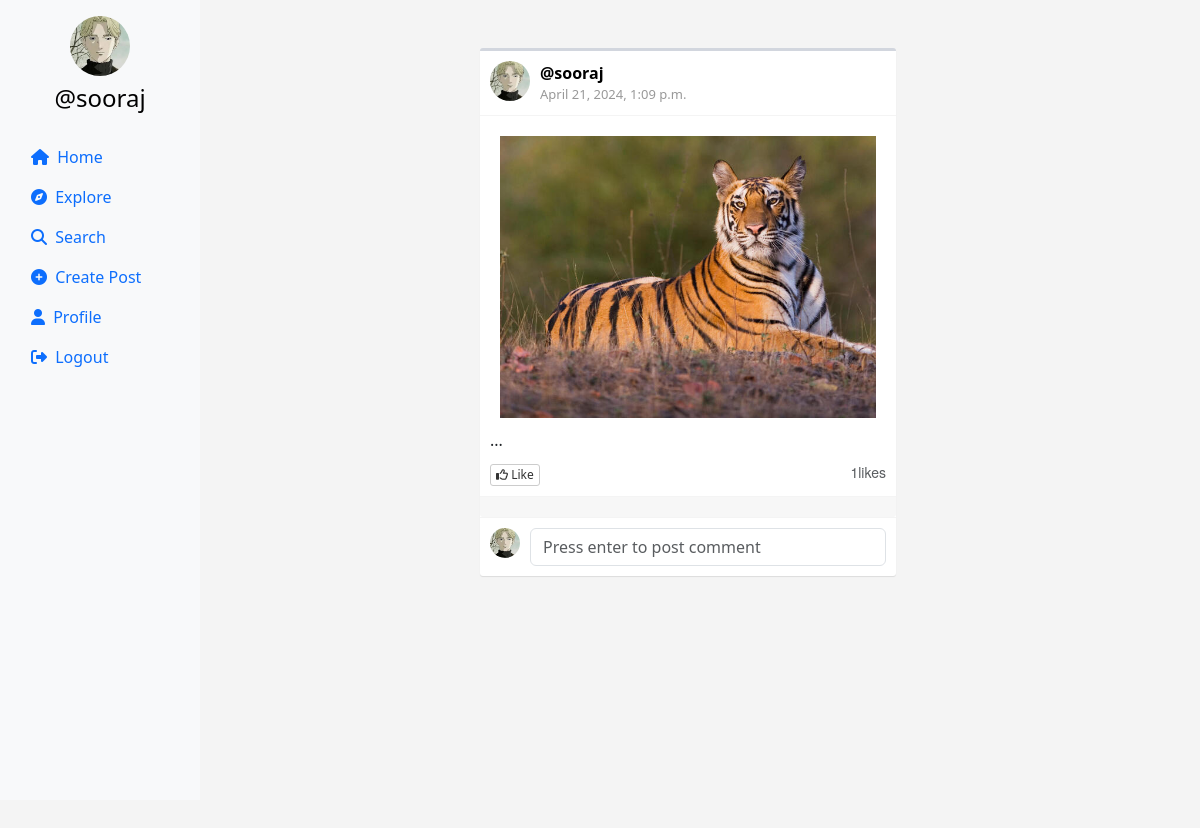
Page /social/view_post/e0d4087b-f358-4452-99d9-0787ccdcc5b5 (signed in) on the committed database.
### social/models.py (models this page shows, shortened)
class Profile(models.Model):
    user = models.ForeignKey(User, on_delete=models.CASCADE)
    id_user = models.IntegerField(primary_key=True, default=0)
    bio = models.TextField(blank=True, default='')
    profileimg = models.ImageField(upload_to='profile_images', default='blank-profile-picture.png')
    location = models.CharField(max_length=100, blank=True, default='')

class Post(models.Model):
    id = models.UUIDField(primary_key=True, default=uuid.uuid4)
    user = models.CharField(max_length=100)
    image = models.ImageField(upload_to='post_images')
    caption = models.TextField()
    created_at = models.DateTimeField(default=datetime.now)
    no_of_likes = models.IntegerField(default=0)

### social/views.py (the view)
# urls.py: path('view_post/<str:id>',views.view_post,name="view_post"),
def view_post(request,id):
    post=Post.objects.get(id=id)
    profile = Profile.objects.get(user=request.user)
    context={
        'post':post,
        'profile':profile
    }
    return render(request,"view_posts.html",context)

### social/templates/view_posts.html (shortened to what this page needs)
<!DOCTYPE html>
{% load static %}
<html lang="en">
<head>
    <link rel="stylesheet" href="https://stackpath.bootstrapcdn.com/bootstrap/4.0.0/js/bootstrap.bundle.min.js">
    <link rel="stylesheet" href="https://maxcdn.bootstrapcdn.com/bootstrap/4.0.0/css/bootstrap.min.css">
    <link rel="stylesheet" href="https://cdnjs.cloudflare.com/ajax/libs/font-awesome/4.0.3/css/font-awesome.css">
    <link rel="stylesheet" href="https://maxcdn.bootstrapcdn.com/bootstrap/4.5.2/css/bootstrap.min.css">
    <link href="https://cdn.jsdelivr.net/npm/bootstrap@5.0.2/dist/css/bootstrap.min.css" rel="stylesheet"
>
    <link href="https://cdn.jsdelivr.net/npm/bootstrap@5.3.3/dist/css/bootstrap.min.css" rel="stylesheet">
    <link rel="stylesheet" href="{% static 'css/app.css' %}">
</head>
<body>
  <nav class="col-md-2 d-none d-md-block sidebar" style="position: fixed;">
            <div class="text-center mt-3">
                <img src="{{profile.profileimg.url}}" alt="Profile Picture" class="profile-pic">
                <h4 class="mt-2"><a href="profile/{{user}}" style="text-decoration:none;">@{{user}}</a></h4>
            </div>
            <ul class="nav flex-column mt-4">
                <li class="nav-item">
                    <a class="nav-link active" href="{% url 'home' %}">
                        <i class="fa-solid fa-house mr-1"></i> Home
                    </a>
                </li>
                <li class="nav-item">
                    <a class="nav-link" href="{% url 'explore' %}">
                        <i class="fa-solid fa-compass mr-1"></i> Explore
                    </a>
                </li>
                <li class="nav-item">
                    <a class="nav-link" href="#" data-bs-toggle="modal" data-bs-target="#exampleModal3">
                        <i class="fa-solid fa-magnifying-glass mr-1"></i> Search
                    </a>
                </li>
                <li class="nav-item">
                    <a class="nav-link" href="#" data-bs-toggle="modal" data-bs-target="#exampleModal"
                        data-bs-whatever="@getbootstrap">
                        <i class="fa-solid fa-circle-plus mr-1"></i> Create Post
                    </a>
                </li>
                <li class="nav-item">
                    <a class="nav-link" href="/social/profile/{{user}}">
                        <i class="fa-solid fa-user mr-1"></i> Profile
                    </a>
                </li>
                <li class="nav-item">
                    <a class="nav-link" href="{% url 'logoutuser' %}">
                        <i class="fa-solid fa-right-from-bracket mr-1"></i> Logout
                    </a>
                </li>
            </ul>
        </nav>
    <div class="page-content page-container" id="page-content" style="margin-left:200px;">
        <div class="padding">
            <div class="row container d-flex justify-content-center">
                <div class="col-md-6">
                    <div class="box box-widget">
                        <div class="box-header with-border">
                            <div class="user-block"><img class="img-circle" src="{{profile.profileimg.url}}" alt="User Image"> <span class="username"><a href="/social/profile/{{post.user}}" data-abc="true">@{{post.user}}</a></span> <span class="description">{{post.created_at}}</span>  </div>
                        </div>
                        {% if post.image %}
                        <div class="box-body"> <img class="img-responsive pad" src="{{post.image.url}}" alt="Photo" width="600px;" height="600px;">
                            <p>{{post.caption}}</p>  <button type="button" class="btn btn-default btn-xs"><i class="fa fa-thumbs-o-up"></i> Like</button>  <span class="pull-right text-muted">{{post.no_of_likes}}likes</span>
                        </div>
                        {% endif%}
                        <div class="box-footer box-comments">
                        </div>
                        <div class="box-footer">
                            <form action="#" method="post"> <img class="img-responsive img-circle img-sm" src="{{profile.profileimg.url}}" alt="Alt Text">
                                <div class="img-push"> <input type="text" class="form-control input-sm" placeholder="Press enter to post comment"> </div>
                            </form>
                        </div>
                    </div>
                </div>
            </div>
        </div>
    </div>
</body>
</html>

### social/templates/view_posts.html (style rules this page uses)
.sidebar { background-color: #f8f9fa; height: 100vh; color: black; }
.profile-pic { width: 60px; height: 60px; border-radius: 50%; object-fit: cover; }
a { color: black; }
.container { margin-bottom:500px }
body { background-color: #f4f4f4; }
.padding { padding: 3rem }
.box-widget { border: none;position: relative }
.box { position: relative;border-radius: 3px;background: #ffffff;border-top: 3px solid #d2d6de;margin-bottom: 20px;width: 100%;box-shadow: 0 1px 1px rgba(0,0,0,0.1) }
.box-header.with-border { border-bottom: 1px solid #f4f4f4 }
.box-header { color: #444;display: block;padding: 10px;position: relative }
.user-block img { width: 40px;height: 40px;float: left }
.img-circle { border-radius: 50% }
.user-block .username { font-size: 16px;font-weight: 600 }
.username a { text-decoration:none }
.user-block .username, .user-block .description, .user-block .comment { display: block;margin-left: 50px }
.user-block .description { color: #999;font-size: 13px }
.user-block:after { clear: both }
.user-block:before, .user-block:after { content: "";display: table }
.btn { border-radius: 3px;-webkit-box-shadow: none;box-shadow: none;border: 1px solid transparent }
.box-header:after, .box-body:after, .box-footer:after { clear: both }
.box-body { border-top-left-radius: 0;border-top-right-radius: 0;border-bottom-right-radius: 3px;border-bottom-left-radius: 3px;padding: 10px }
.pad { padding: 10px }
.img-responsive, .thumbnail a>img, .thumbnail>img { display: block;max-width: 100%;height: auto }
p { margin: 0 0 10px }
.btn-default { background-color: #f4f4f4;color: #444;border-color: #ddd }
.btn-group-xs>.btn, .btn-xs { padding: 1px 5px;font-size: 12px;line-height: 1.5;border-radius: 3px }
.btn-default { color: #333;background-color: #fff;border-color: #ccc }
.pull-right { float: right!important }
.text-muted { color: #777;font-family: "Helvetica Neue",Helvetica,Arial,sans-serif;font-size: 14px;line-height: 1.42857143;color: #333;background-color: #fff }
.box-comments { background: #f7f7f7 }
.box-footer { border-top-left-radius: 0;border-top-right-radius: 0;border-bottom-right-radius: 3px;border-bottom-left-radius: 3px;border-top: 1px solid #f4f4f4;padding: 10px }
.img-sm, .box-comments .box-comment img, .user-block.user-block-sm img { width: 30px !important;height: 30px !important }
.img-sm, .img-md, .img-lg, .box-comments .box-comment img, .user-block.user-block-sm img { float: left }
.box-header:before, .box-body:before, .box-footer:before, .box-header:after, .box-body:after, .box-footer:after { content: "";display: table }
.img-sm { float: left }
.img-sm+.img-push { margin-left: 40px }

### rows in the picture
Profile: profileimg (picture)
Post: user "sooraj", created_at "April 21, 2024, 1:09 p.m.", image (picture), caption "...", no_of_likes "1"

### other values in the picture
{{ user }} "sooraj"
